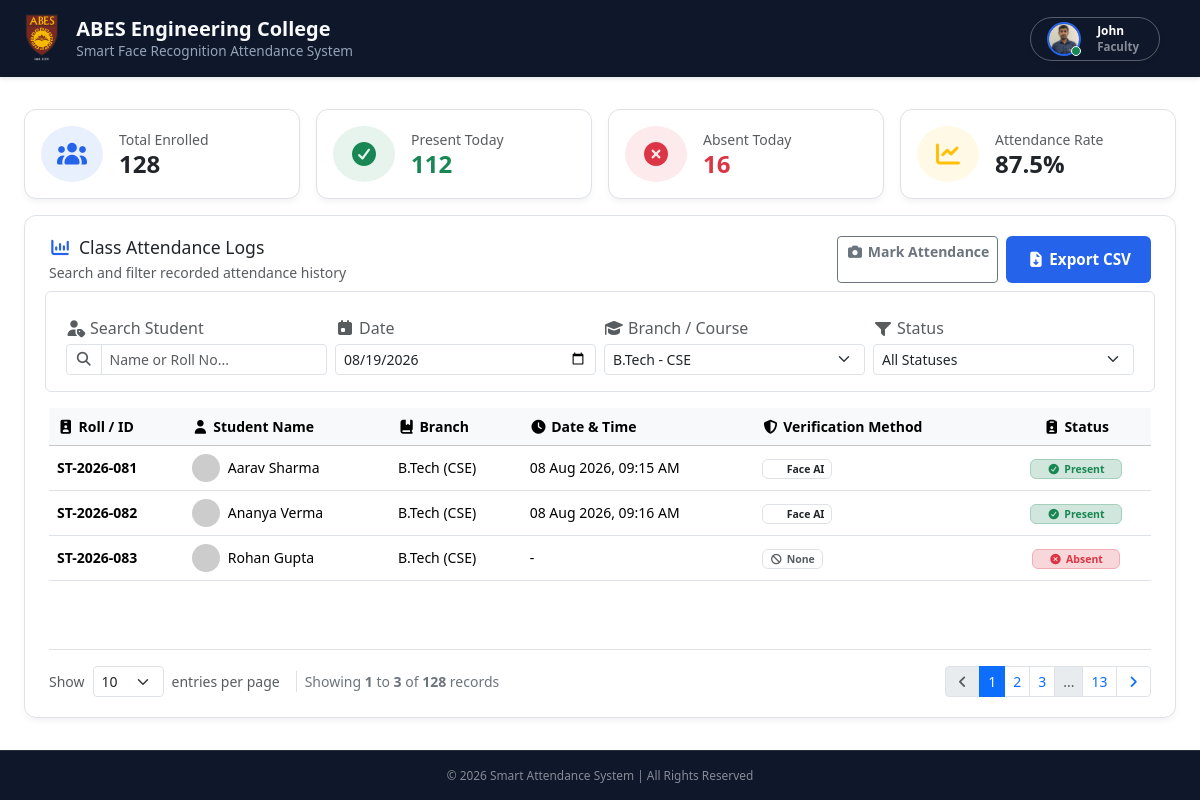
The page /attendance-summary (signed in) on the database its author committed.
### models.py (models this page shows, shortened)
class User(UserMixin, db.Model):
    __tablename__ = 'users'
    id = db.Column(db.Integer, primary_key=True)
    username = db.Column(db.String(50), unique=True, nullable=False)
    email = db.Column(db.String(120), unique=True, nullable=False)
    password_hash = db.Column(db.String(255), nullable=False)
    role = db.Column(db.String(20), nullable=False)
    is_active = db.Column(db.Boolean, default=True)
    created_at = db.Column(db.DateTime, default=datetime.utcnow)
    password_updated_at = db.Column(db.DateTime, default=datetime.utcnow)
    student_profile = db.relationship(
        'Student', backref='user_account', uselist=False, cascade="all, delete-orphan")
    faculty_profile = db.relationship(
        'FacultyStaff', backref='user_account', uselist=False, cascade="all, delete-orphan")
    attendance_records = db.relationship(
        'AttendanceRecord', foreign_keys='AttendanceRecord.user_id', backref='student_user', lazy=True)
    operator_logs = db.relationship(
        'AttendanceRecord', foreign_keys='AttendanceRecord.marked_by_operator_id', backref='operator_user', lazy=True)

### routes/main.py (the view)
@main_bp.route('/attendance-summary')
@login_required
def attendance_summary():
    return render_template('attendance_summary.html', user=current_user)

### models.py (called while the page is built)
@login_manager.user_loader
def load_user(user_id):
    return User.query.get(int(user_id))

### templates/attendance_summary.html (shortened to what this page needs)
{% extends "base.html" %}
{% block header_actions %}
<div class="dropdown">
  <button
    class="btn btn-profile-dropdown d-flex align-items-center gap-3 px-2 px-sm-3 py-1 rounded-pill shadow-sm"
    type="button"
    id="userProfileDropdown"
    data-bs-toggle="dropdown"
    aria-expanded="false"
    style="width: fit-content"
  >
    {% set raw_path = user.student_profile.photo_path if user.student_profile
    and user.student_profile.photo_path else (user.faculty_profile.photo_path if
    user.faculty_profile and user.faculty_profile.photo_path else None) %} {%
    set user_photo = raw_path.replace('\\', '/').split('/')[-1] if raw_path else
    None %}
    <div class="position-relative d-flex align-items-center">
      <img
        src="{{ url_for('static', filename='uploads/faces/' + user_photo) if user_photo else 'https://ui-avatars.com/api/?name=' + user.username|urlencode + '&background=2563eb&color=fff' }}"
        alt="{{ user.username }}"
        class="rounded-circle object-fit-cover border border-2 border-primary"
        width="34"
        height="34"
        loading="lazy"
        onerror="this.onerror=null; this.src='https://ui-avatars.com/api/?name={{ user.username|urlencode }}&background=2563eb&color=fff';"
      />
      <span
        class="position-absolute bottom-0 end-0 p-1 bg-success border border-white rounded-circle"
        style="width: 10px; height: 10px"
      >
      </span>
    </div>
    <div class="d-none d-sm-flex flex-column text-start me-1">
      <span class="text-white small fw-bold lh-1"
        >{{ user.username | capitalize }}</span
      >
      <span
        class="text-white-50 extra-small lh-1 mt-1"
        style="font-size: 0.72rem"
        >{{ user.role | capitalize }}</span
      >
    </div>
  </button>
</div>
{% endblock %}
{% block content %}
<div class="main-container flex-column gap-3">
    <div class="row g-3">
        <div class="col-md-3 col-sm-6">
            <div class="card-custom py-3 px-3 d-flex flex-row align-items-center gap-3">
                <div class="rounded-circle bg-primary bg-opacity-10 p-3 text-primary">
                    <i class="fa-solid fa-users fa-xl"></i>
                </div>
                <div>
                    <span class="text-muted small d-block">Total Enrolled</span>
                    <h4 class="mb-0 fw-bold">128</h4>
                </div>
            </div>
        </div>
        <div class="col-md-3 col-sm-6">
            <div class="card-custom py-3 px-3 d-flex flex-row align-items-center gap-3">
                <div class="rounded-circle bg-success bg-opacity-10 p-3 text-success">
                    <i class="fa-solid fa-circle-check fa-xl"></i>
                </div>
                <div>
                    <span class="text-muted small d-block">Present Today</span>
                    <h4 class="mb-0 fw-bold text-success">112</h4>
                </div>
            </div>
        </div>
        <div class="col-md-3 col-sm-6">
            <div class="card-custom py-3 px-3 d-flex flex-row align-items-center gap-3">
                <div class="rounded-circle bg-danger bg-opacity-10 p-3 text-danger">
                    <i class="fa-solid fa-circle-xmark fa-xl"></i>
                </div>
                <div>
                    <span class="text-muted small d-block">Absent Today</span>
                    <h4 class="mb-0 fw-bold text-danger">16</h4>
                </div>
            </div>
        </div>
        <div class="col-md-3 col-sm-6">
            <div class="card-custom py-3 px-3 d-flex flex-row align-items-center gap-3">
                <div class="rounded-circle bg-warning bg-opacity-10 p-3 text-warning">
                    <i class="fa-solid fa-chart-line fa-xl"></i>
                </div>
                <div>
                    <span class="text-muted small d-block">Attendance Rate</span>
                    <h4 class="mb-0 fw-bold">87.5%</h4>
                </div>
            </div>
        </div>
    </div>
    <div class="card-custom w-100 flex-grow-1 d-flex flex-column">
        <div class="d-flex flex-column flex-md-row justify-content-between align-items-md-center gap-2 mb-3">
            <div>
                <h2 class="mb-1"><i class="fa-solid fa-chart-column me-2 text-primary"></i>Class Attendance Logs</h2>
                <p class="text-muted small mb-0">Search and filter recorded attendance history</p>
            </div>
            <div class="d-flex gap-2">
                <a href="{{ url_for('main.attendance') }}" class="btn btn-outline-secondary btn-sm fw-semibold">
                    <i class="fa-solid fa-camera me-1"></i>Mark Attendance
                </a>
                <button class="btn btn-primary btn-sm fw-semibold"
                    onclick="showToast('Exporting Data', 'Downloading Attendance CSV report...', 'info')">
                    <i class="fa-solid fa-file-arrow-down me-1"></i>Export CSV
                </button>
            </div>
        </div>
        <div class="row g-2 mb-3  p-3 rounded border">
            <div class="col-md-3">
                <label class="form-label text-muted extra-small fw-medium mb-1">
                    <i class="fa-solid fa-user-tag me-1"></i>Search Student
                </label>
                <div class="input-group input-group-sm">
                    <span class="input-group-text bg-white"><i
                            class="fa-solid fa-magnifying-glass text-muted"></i></span>
                    <input type="text" id="searchInput" class="form-control" placeholder="Name or Roll No...">
                </div>
            </div>
            <div class="col-md-3 col-sm-6">
                <label class="form-label text-muted extra-small fw-medium mb-1">
                    <i class="fa-solid fa-calendar-day me-1"></i>Date
                </label>
                <input type="date" id="dateFilter" class="form-control form-control-sm">
            </div>
            <div class="col-md-3 col-sm-6">
                <label class="form-label text-muted extra-small fw-medium mb-1">
                    <i class="fa-solid fa-graduation-cap me-1"></i>Branch / Course
                </label>
                <select class="form-select form-select-sm">
                    <option value="btech_cse" selected>B.Tech - CSE</option>
                </select>
            </div>
            <div class="col-md-3 col-sm-6">
                <label class="form-label text-muted extra-small fw-medium mb-1">
                    <i class="fa-solid fa-filter me-1"></i>Status
                </label>
                <select class="form-select form-select-sm">
                    <option value="all">All Statuses</option>
                </select>
            </div>
        </div>
        <div class="table-responsive flex-grow-1">
            <table class="table table-hover align-middle mb-0">
                <thead class="table-light text-muted small">
                    <tr>
                        <th scope="col"><i class="fa-solid fa-id-badge me-1"></i>Roll / ID</th>
                        <th scope="col"><i class="fa-solid fa-user me-1"></i>Student Name</th>
                        <th scope="col"><i class="fa-solid fa-book-bookmark me-1"></i>Branch</th>
                        <th scope="col"><i class="fa-solid fa-clock me-1"></i>Date & Time</th>
                        <th scope="col"><i class="fa-solid fa-shield-halved me-1"></i>Verification Method</th>
                        <th scope="col" class="text-center"><i class="fa-solid fa-clipboard-user me-1"></i>Status</th>
                    </tr>
                </thead>
                <tbody class="small">
                    <tr>
                        <td class="fw-semibold">ST-2026-081</td>
                        <td>
                            <div class="d-flex align-items-center gap-2">
                                <img src="https://ui-avatars.com/api/?name=Aarav+Sharma&background=0D8ABC&color=fff"
                                    width="28" height="28" class="rounded-circle">
                                <span>Aarav Sharma</span>
                            </div>
                        </td>
                        <td>B.Tech (CSE)</td>
                        <td>08 Aug 2026, 09:15 AM</td>
                        <td>
                            <span class="badge  text-dark border">
                                Face AI
                            </span>
                        </td>
                        <td class="text-center">
                            <span class="badge bg-success-subtle text-success border border-success-subtle px-3 py-1">
                                <i class="fa-solid fa-circle-check me-1"></i>Present
                            </span>
                        </td>
                    </tr>
                    <tr>
                        <td class="fw-semibold">ST-2026-082</td>
                        <td>
                            <div class="d-flex align-items-center gap-2">
                                <img src="https://ui-avatars.com/api/?name=Ananya+Verma&background=2563eb&color=fff"
                                    width="28" height="28" class="rounded-circle">
                                <span>Ananya Verma</span>
                            </div>
                        </td>
                        <td>B.Tech (CSE)</td>
                        <td>08 Aug 2026, 09:16 AM</td>
                        <td>
                            <span class="badge  text-dark border">
                                Face AI
                            </span>
                        </td>
                        <td class="text-center">
                            <span class="badge bg-success-subtle text-success border border-success-subtle px-3 py-1">
                                <i class="fa-solid fa-circle-check me-1"></i>Present
                            </span>
                        </td>
                    </tr>
                    <tr>
                        <td class="fw-semibold">ST-2026-083</td>
                        <td>
                            <div class="d-flex align-items-center gap-2">
                                <img src="https://ui-avatars.com/api/?name=Rohan+Gupta&background=64748b&color=fff"
                                    width="28" height="28" class="rounded-circle">
                                <span>Rohan Gupta</span>
                            </div>
                        </td>
                        <td>B.Tech (CSE)</td>
                        <td>-</td>
                        <td>
                            <span class="badge  text-muted border">
                                <i class="fa-solid fa-ban me-1"></i>None
                            </span>
                        </td>
                        <td class="text-center">
                            <span class="badge bg-danger-subtle text-danger border border-danger-subtle px-3 py-1">
                                <i class="fa-solid fa-circle-xmark me-1"></i>Absent
                            </span>
                        </td>
                    </tr>
                </tbody>
            </table>
        </div>
        <div
            class="d-flex flex-column flex-sm-row justify-content-between align-items-center gap-3 pt-3 mt-2 border-top">
            <div class="d-flex align-items-center gap-2 text-muted small">
                <span>Show</span>
                <select id="recordsPerPage" class="form-select form-select-sm w-auto" style="min-width: 70px;">
                    <option value="10" selected>10</option>
                </select>
                <span>entries per page</span>
                <span class="d-none d-md-inline ms-2 border-start ps-2 text-secondary">
                    Showing <strong>1</strong> to <strong>3</strong> of <strong>128</strong> records
                </span>
            </div>
            <nav aria-label="Table Navigation">
                <ul class="pagination pagination-sm mb-0">
                    <li class="page-item disabled">
                        <a class="page-item-link page-link" href="#" tabindex="-1" aria-disabled="true">
                            <i class="fa-solid fa-angle-left"></i>
                        </a>
                    </li>
                    <li class="page-item active" aria-current="page">
                        <a class="page-link" href="#">1</a>
                    </li>
                    <li class="page-item"><a class="page-link" href="#">2</a></li>
                    <li class="page-item"><a class="page-link" href="#">3</a></li>
                    <li class="page-item disabled"><span class="page-link">...</span></li>
                    <li class="page-item"><a class="page-link" href="#">13</a></li>
                    <li class="page-item">
                        <a class="page-link" href="#">
                            <i class="fa-solid fa-angle-right"></i>
                        </a>
                    </li>
                </ul>
            </nav>
        </div>
    </div>
</div>
{% endblock %}

### static/css/style.css (style rules this page uses)
:root { --header-footer-bg: #0f172a; --header-footer-text: #f8fafc; --header-height: 64px; --footer-height: 50px; --primary-color: #2563eb; --primary-hover: #1d4ed8; --primary-light: #3b82f6; --success-color: #16a34a; --bs-primary: var(--primary-color); --bs-primary-rgb: 37, 99, 235; }
* { box-sizing: border-box; margin: 0; padding: 0; font-family: 'Segoe UI', Tahoma, Geneva, Verdana, sans-serif; }
body { background-color: var(--bs-body-bg); color: var(--bs-body-color); display: flex; flex-direction: column; min-height: 100vh; }
@media (min-width: 992px) { body { height: auto; min-height: 100vh; overflow-y: auto; } }
.btn-primary, .btn-custom-primary { background-color: var(--primary-color); color: white; border: none; padding: 0.75rem 1.25rem; border-radius: 6px; font-weight: 600; font-size: 0.95rem; transition: background-color 0.2s; }
.form-control, .form-select { background-color: var(--bs-body-bg); color: var(--bs-body-color); border-color: var(--bs-border-color); }
.input-group-text { background-color: var(--bs-tertiary-bg); color: var(--bs-secondary-color); border-color: var(--bs-border-color); }
.btn-header, .btn-login-header, .btn-teacher-login, .btn-system-portal, .btn-profile-dropdown { background-color: transparent; color: var(--header-footer-text); border: 1px solid rgba(255, 255, 255, 0.4); padding: 0.5rem 1rem; border-radius: 6px; font-weight: 600; font-size: 0.85rem; transition: all 0.2s ease-in-out; white-space: nowrap; text-decoration: none; display: inline-flex; align-items: center; justify-content: center; }
.btn-profile-dropdown { border: 1px solid rgba(255, 255, 255, 0.3); padding: 0.25rem 0.75rem; }
.main-container { display: flex; flex: 1; padding: 2rem 1.5rem; gap: 1.5rem; max-width: 1200px; margin: 0 auto; width: 100%; align-items: stretch; min-height: 0; }
.card-custom, .card, .table { background-color: var(--bs-body-bg) !important; color: var(--bs-body-color) !important; border-color: var(--bs-border-color) !important; }
.card-custom { border-radius: 12px; padding: 1.25rem 1.5rem; border: 1px solid var(--bs-border-color); box-shadow: 0 4px 6px -1px rgba(0, 0, 0, 0.05); display: flex; flex-direction: column; }
.card-custom h2 { font-size: 1.1rem; margin-bottom: 1rem; }

### rows shown on the page
User: username (picture), username "John", role "Faculty"
